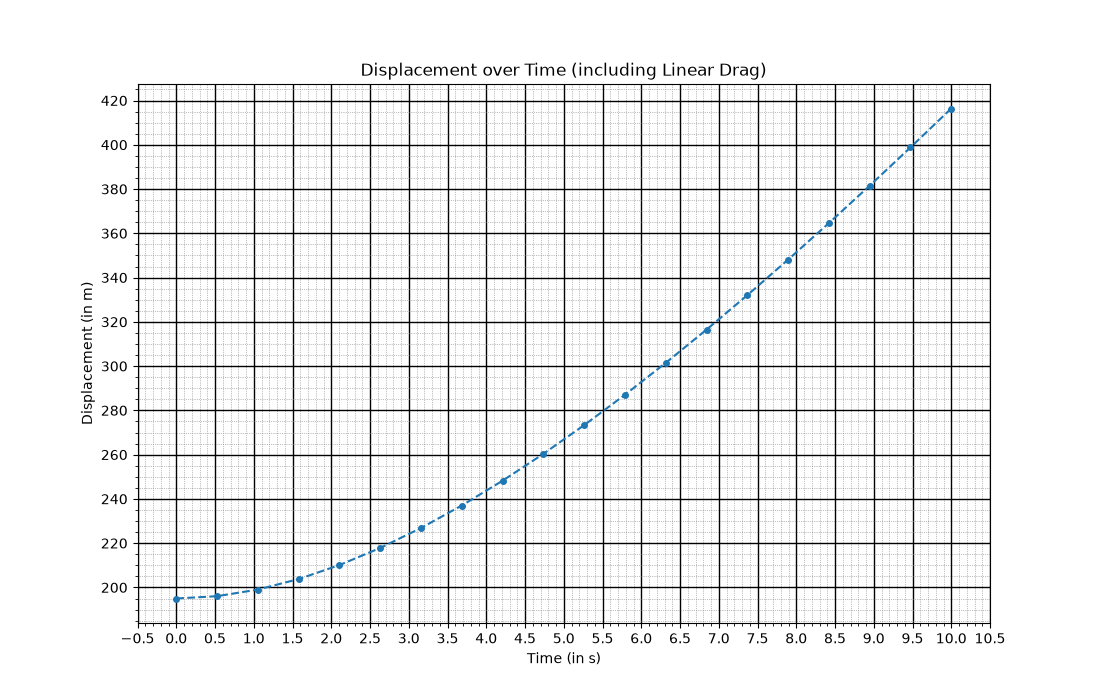

The Python source for this figure:
import numpy as np
import sympy as smp
import matplotlib.pyplot as plt

k = 0.2 
m = 1 
u, t = smp.symbols('u t')
g = 9.8
v = smp.Function('v')
eq = smp.Eq(v(t).diff(t), g - (k/m)*v(t))
sol = smp.dsolve(eq, v(t), ics = {v(0): u})

velocity_expr = sol.rhs
S = smp.integrate(velocity_expr, (t)) - smp.integrate(velocity_expr.subs(t, 0), (t))

S_eq = smp.lambdify((u, t), S)
t_points = np.linspace(0, 10, 20)
s_points = S_eq(10, t_points)

plt.figure(figsize = (11, 7))
plt.plot(t_points, s_points, 'o--', ms = 4.0, lw = 1.5)
plt.minorticks_on()
plt.locator_params(axis = 'x', nbins = 25)
plt.locator_params(axis = 'y', nbins = 20)
plt.xlabel('Time (in s)')
plt.ylabel('Displacement (in m)')
plt.title('Displacement over Time (including Linear Drag)')
plt.grid(which = 'major', color = 'black', linewidth = 1.0)
plt.grid(which = 'minor', color = 'gray', linewidth = 0.5, linestyle = ':')
plt.savefig('LinearDrag.png')
plt.show()
